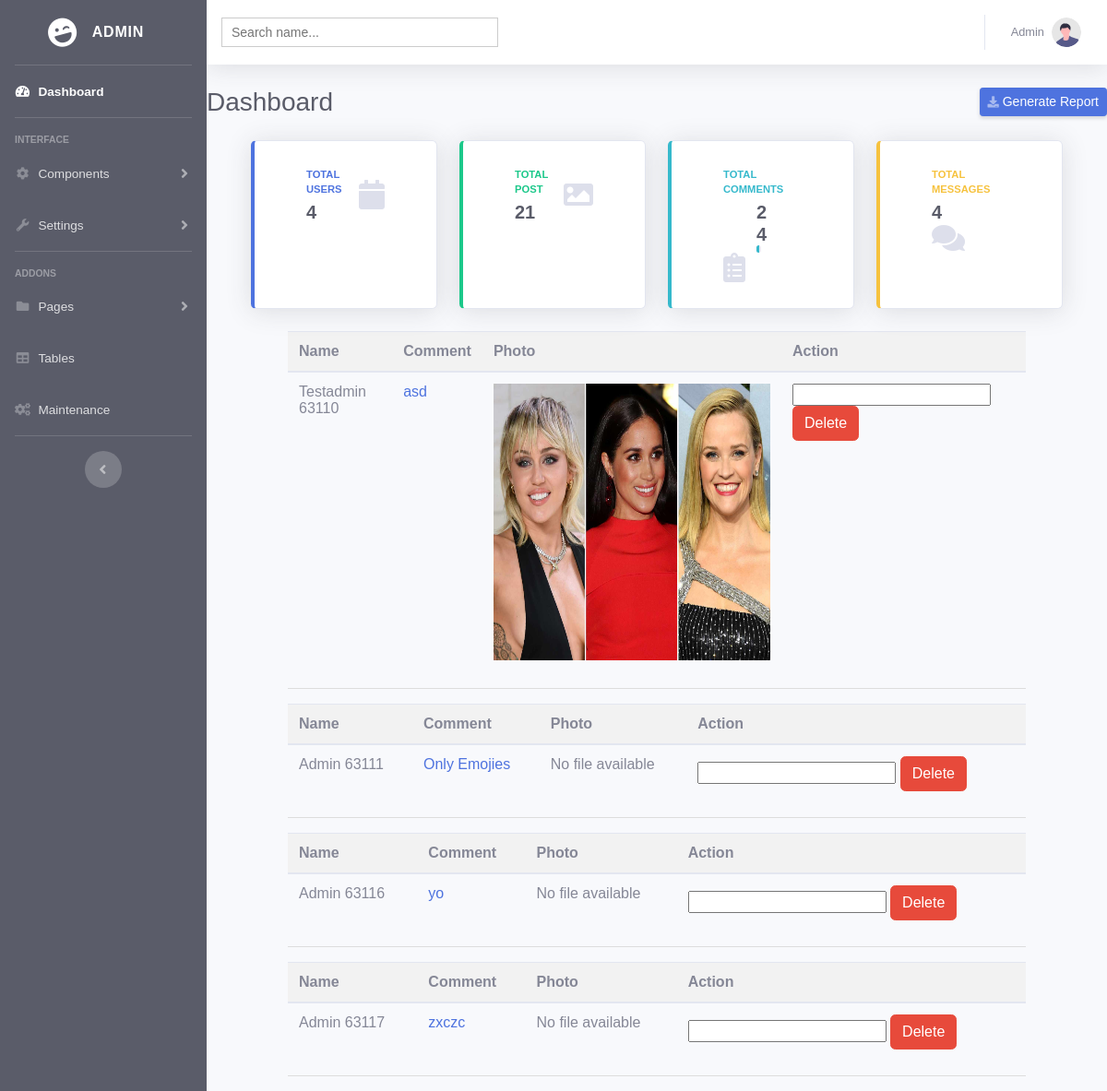
Page /admin/report_posts.php on the earlier database version.
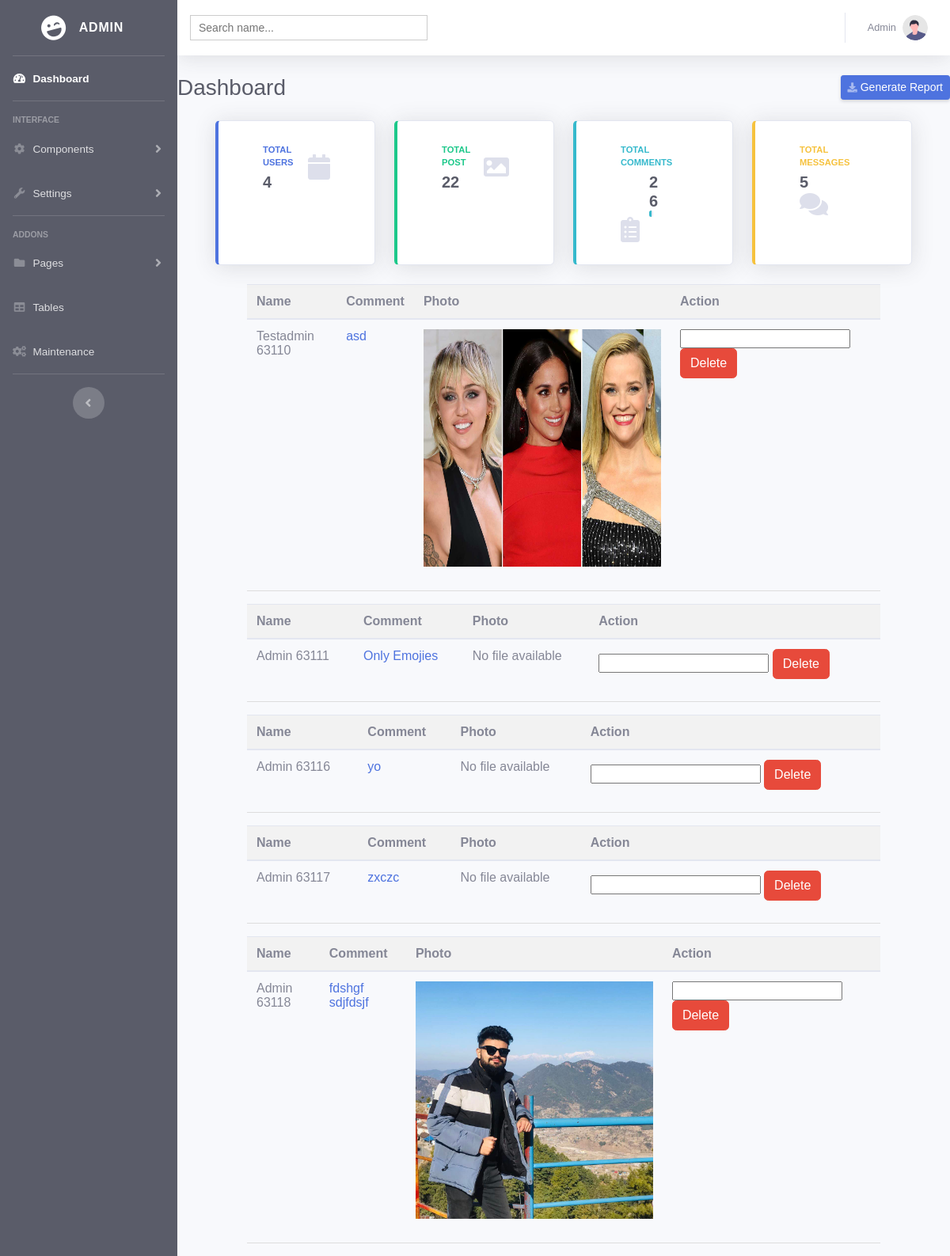
Same page on the later database version.
### tables this page shows
CREATE TABLE `report_posts` (
  `id` int(11) NOT NULL,
  `user_id` int(11) NOT NULL,
  `post_id` int(11) NOT NULL,
  `reason` text NOT NULL,
  `warning` varchar(20) NOT NULL
);

CREATE TABLE `images` (
  `id` int(11) NOT NULL,
  `name` varchar(255) NOT NULL,
  `something` varchar(500) NOT NULL,
  `comment` varchar(255) NOT NULL,
  `file_name` varchar(255) NOT NULL,
  `uploaded_on` datetime NOT NULL DEFAULT current_timestamp() ON UPDATE current_timestamp(),
  `status` enum('1','0') NOT NULL DEFAULT '1'
);

### admin/include/report_posts.php (the view, shortened to what this page needs)
<?php
include_once 'model/db.php';
$sql = "SELECT report_posts.post_id,report_posts.user_id as user_id, report_posts.reason,images.id, images.file_name, images.something,images.name
FROM report_posts
INNER JOIN images ON images.id = report_posts.post_id";
$result = $connect->query($sql);
if ($result->num_rows > 0) {
  while($row = $result->fetch_assoc()) {
?>
<table class="table">
  <thead>
    <tr>
      <th scope="col">Name</th>
      <th scope="col">Comment</th>
      <th scope="col">Photo</th>
      <th scope="col">Action</th>
    </tr>
  </thead>
  <tbody>
    <tr>
      <td><?php echo $row['name'] ?>
      <?php echo $row['user_id'] ; echo $row['id']  ?></td>
      <td><a href="http://localhost/main/pages/singlepost.php?user=<?=$row['post_id'] ?>">
        <?php echo $row['reason'] ?></a></td>
      <td> <?php
$post_file = $row['file_name'];
if ($post_file != '') {
  $file_extension = pathinfo($post_file, PATHINFO_EXTENSION);
  if (in_array($file_extension, ['jpg', 'jpeg', 'png', 'gif', 'bmp'])) {
    echo '<img class="post_image"   width="300" height="300" src="../client/assets/post/' . $post_file . '"><br>';
  } elseif (in_array($file_extension, ['mp4', 'webm', 'ogg'])) {
    echo '<video class="post_video" controls width="300" height="300">
            <source src="../client/assets/post/' . $post_file . '" type="video/' . $file_extension . '">
          </video><br>';
  } else {
    echo '<p>' . $post_file . '</p><br>';
  }
} else {
  echo '<p>No file available</p><br>';
}
?></td>
      <td>
        <form method="post" action="">
          <input type="text" name="message_noti">
          <button type="submit" name="submit" class="btn btn-danger">Delete</button>
        </form>
      </td>
    </tr>
  </tbody>
</table>
<?php
}
}
?>

### admin/header.php (shortened to what this page needs)
<head>
    <link href="resources/vendor/fontawesome-free/css/all.min.css" rel="stylesheet" type="text/css">
    <link href="resources/css/sb-admin-2.min.css" rel="stylesheet">
</head>

### admin/report_posts.php (shortened to what this page needs)
<?php
include 'model/db.php'
?>
<?php
include 'header.php';
?>
<!DOCTYPE html>
<html lang="en">
<body id="page-top">
    <div id="wrapper">
       <?php include 'include/sidebar.php' ?>
        <div id="content-wrapper" class="d-flex flex-column">
            <div id="content">
                <?php include 'include/nav.php' ?>
                <?php include 'include/analytics.php' ?>
                <?php include 'include/report_posts.php' ?>
            </div>
        </div>
    </div>
</body>
</html>

### admin/include/sidebar.php (shortened to what this page needs)
<?php include 'header.php'  ?>
<ul class="navbar-nav bg-dark sidebar sidebar-dark accordion" id="accordionSidebar">
    <a class="sidebar-brand d-flex align-items-center justify-content-center" href="index.php">
        <div class="sidebar-brand-icon rotate-n-15">
            <i class="fas fa-laugh-wink"></i>
        </div>
        <div class="sidebar-brand-text mx-3">Admin</div>
    </a>
    <hr class="sidebar-divider my-0" />
    <li class="nav-item active">
        <a class="nav-link" href="">
            <i class="fas fa-fw fa-tachometer-alt"></i>
            <span>Dashboard</span></a>
    </li>
    <hr class="sidebar-divider" />
    <div class="sidebar-heading">Interface</div>
    <li class="nav-item">
        <a class="nav-link collapsed" href="#" data-toggle="collapse" data-target="#collapseTwo" aria-expanded="true"
            aria-controls="collapseTwo">
            <i class="fas fa-fw fa-cog"></i>
            <span>Components</span>
        </a>
    </li>
    <li class="nav-item">
        <a class="nav-link collapsed" href="#" data-toggle="collapse" data-target="#collapseUtilities"
            aria-expanded="true" aria-controls="collapseUtilities">
            <i class="fas fa-fw fa-wrench"></i>
            <span>Settings</span>
        </a>
    </li>
    <hr class="sidebar-divider" />
    <div class="sidebar-heading">Addons</div>
    <li class="nav-item">
        <a class="nav-link collapsed" href="#" data-toggle="collapse" data-target="#collapsePages" aria-expanded="true"
            aria-controls="collapsePages">
            <i class="fas fa-fw fa-folder"></i>
            <span>Pages</span>
        </a>
    </li>
    <li class="nav-item">
        <a class="nav-link" href="tables.html">
            <i class="fas fa-fw fa-table"></i>
            <span>Tables</span></a>
    </li>
    <li class="nav-item">
        <a class="nav-link" href="maintenance.php">
            <i class="fa fa-cogs"></i>
            <span>Maintenance</span></a>
    </li>
    <hr class="sidebar-divider d-none d-md-block" />
    <div class="text-center d-none d-md-inline">
        <button class="rounded-circle border-0" id="sidebarToggle"></button>
    </div>
</ul>

### admin/include/nav.php (shortened to what this page needs)
<?php include 'header.php' ?>
<nav
  class="navbar navbar-expand navbar-light bg-white topbar mb-4 static-top shadow"
>
  <?php include 'pages/search.php'; ?>
  <ul class="navbar-nav ml-auto">
    <li class="nav-item dropdown no-arrow">
      <a
        class="nav-link dropdown-toggle"
        href="#"
        id="userDropdown"
        role="button"
        data-toggle="dropdown"
        aria-haspopup="true"
        aria-expanded="false"
      >
        <span class="mr-2 d-none d-lg-inline text-gray-600 small"
          >Admin</span
        >
        <img class="img-profile rounded-circle" src="../resources/img/undraw_profile.svg" />
      </a>
    </li>
  </ul>
</nav>

### admin/pages/search.php (shortened to what this page needs)
<!DOCTYPE html>
<html lang="en">
<head>
</head>
<body>
    <div class="search-box">
        <input type="text" autocomplete="off" placeholder="Search name..." />
    </div>
</body>
</html>

### admin/include/analytics.php
<div class="d-sm-flex align-items-center justify-content-between mb-4">
        <h1 class="h3 mb-0 text-gray-800">Dashboard</h1>
        <a href="#" class="d-none d-sm-inline-block btn btn-sm btn-primary shadow-sm"><i
                class="fas fa-download fa-sm text-white-50"></i> Generate Report</a>
    </div>
<div class="row">
<div class="col-xl-3 col-md-6 mb-4">
    <div class="card border-left-primary shadow h-100 py-2">
        <div class="card-body">
            <div class="row no-gutters align-items-center">
                <div class="col mr-2">
                    <div class="text-xs font-weight-bold text-primary text-uppercase mb-1">
                        Total Users</div>
                    <div class="h5 mb-0 font-weight-bold text-gray-800">
                        <?php
                                      $sql = "SELECT * from users";
                                      if ($result = mysqli_query($connect, $sql)) {
                                      $rowcount = mysqli_num_rows( $result );
                                      printf( $rowcount);
                                  }
                                        ?>
                    </div>
                </div>
                <div class="col-auto">
                    <i class="fas fa-calendar fa-2x text-gray-300"></i>
                </div>
            </div>
        </div>
    </div>
</div>
<div class="col-xl-3 col-md-6 mb-4">
    <div class="card border-left-success shadow h-100 py-2">
        <div class="card-body">
            <div class="row no-gutters align-items-center">
                <div class="col mr-2">
                    <div class="text-xs font-weight-bold text-success text-uppercase mb-1">
                        Total Post</div>
                    <div class="h5 mb-0 font-weight-bold text-gray-800">
                        <?php
                                    $sql = "SELECT * from images ";
                                    if ($result = mysqli_query($connect, $sql)) {
                                    $rowcount = mysqli_num_rows( $result );
                                    printf( $rowcount);
                                }
                                    ?>
                    </div>
                </div>
                <div class="col-auto">
                    <i class="fas fa-image fa-2x  text-gray-300"></i>
                </div>
            </div>
        </div>
    </div>
</div>
<div class="col-xl-3 col-md-6 mb-4">
    <div class="card border-left-info shadow h-100 py-2">
        <div class="card-body">
            <div class="row no-gutters align-items-center">
                <div class="col mr-2">
                    <div class="text-xs font-weight-bold text-info text-uppercase mb-1">Total Comments
                    </div>
                    <div class="row no-gutters align-items-center">
                        <div class="col-auto">
                            <div class="h5 mb-0 mr-3 font-weight-bold text-gray-800">
                                <?php
                                                $sql="SELECT * From  comment";
                                                $result =mysqli_query($connect,$sql);
                                                if ($rowcount=mysqli_num_rows($result)){
                                                printf( $rowcount);
                                                }
                                                ?>
                            </div>
                        </div>
                        <div class="col">
                            <div class="progress progress-sm mr-2">
                                <div class="progress-bar bg-info" role="progressbar" style="width: 50%"
                                    aria-valuenow="50" aria-valuemin="0" aria-valuemax="100"></div>
                            </div>
                        </div>
                    </div>
                </div>
                <div class="col-auto">
                    <i class="fas fa-clipboard-list fa-2x text-gray-300"></i>
                </div>
            </div>
        </div>
    </div>
</div>
<div class="col-xl-3 col-md-6 mb-4">
    <div class="card border-left-warning shadow h-100 py-2">
        <div class="card-body">
            <div class="row no-gutters align-items-center">
                <div class="col mr-2">
                    <div class="text-xs font-weight-bold text-warning text-uppercase mb-1">
                        Total Messages</div>
                    <div class="h5 mb-0 font-weight-bold text-gray-800">
                        <?php
                                        $sql = "SELECT * FROM chats";
                                        if ($result = mysqli_query($connect,$sql)){
                                            $rowcount = mysqli_num_rows($result);
                                            echo $rowcount;
                                        }
                                        ?>
                    </div>
                </div>
                <div class="col-auto">
                    <i class="fas fa-comments fa-2x text-gray-300"></i>
                </div>
            </div>
        </div>
    </div>
</div>
</div>

### admin/pages/search.php (style rules this page uses)
body { font-family: Arail, sans-serif; }
.search-box { width: 300px; position: relative; display: inline-block; font-size: 14px; }
.search-box input[type="text"] { height: 32px; padding: 5px 10px; border: 1px solid #CCCCCC; font-size: 14px; }
.search-box input[type="text"], .result { width: 100%; box-sizing: border-box; }

### admin/include/report_posts.php (style rules this page uses)
table { border-collapse: collapse; width: 100%; max-width: 800px; margin: 0 auto; }
th, td { padding: 8px; text-align: left; vertical-align: middle; border-bottom: 1px solid #ddd; }
th { background-color: #f2f2f2; }
img { display: block; margin: 0 auto; }

### admin/report_posts.php (style rules this page uses)
.row { margin-right: 2.25rem; margin-left: 2.25rem; }

Differences in the rows shown:
added report_posts: images.name "Admin", user "63", images.id "118", reason "fdshgf sdjfdsjf", images.file_name (picture)
Other differences:
$rowcount: "4" → "5"
text no longer shown: "4 21 24"
text now shown: "4 22 26"
